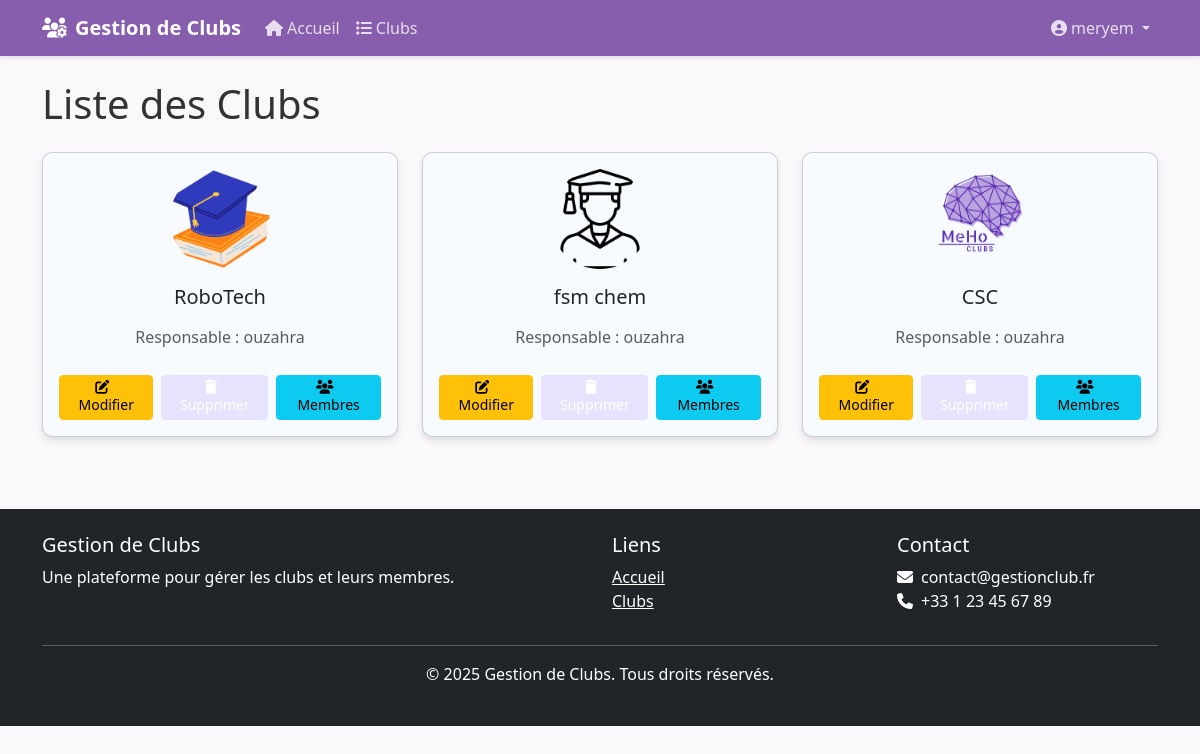
Page /clubs/liste/ (signed in) on the committed database.
### utilisateurs/models.py (models this page shows, shortened)
class Utilisateur(AbstractUser):
    ROLE_CHOICES = [
        ('etudiant', 'Étudiant'),
        ('responsable', 'Responsable de club'),
        ('admin', 'Administrateur'),
    ]
    email = models.EmailField(unique=True)
    role = models.CharField(max_length=20, choices=ROLE_CHOICES, default='etudiant')
    profile_picture = models.ImageField(upload_to='profile_pictures/', blank=True, null=True)
    bio = models.TextField(blank=True, null=True)
    is_admin = models.BooleanField(default=False)
    is_president = models.BooleanField(default=False)
    is_club_member = models.BooleanField(default=False)

class Club(models.Model):
    nom = models.CharField(max_length=100, unique=True)
    description = models.TextField(blank=True)
    logo = models.ImageField(upload_to='clubs_logos/', blank=True, null=True)
    responsable = models.ForeignKey(Utilisateur, on_delete=models.SET_NULL, null=True, related_name='clubs_responsable')
    date_creation = models.DateTimeField(auto_now_add=True)
    membres = models.ManyToManyField(Utilisateur, related_name='clubs_membres')  # Reverse relation should be 'clubs_membres'
    is_active = models.BooleanField(default=False)

### clubs/views.py (the view)
# urls.py: path('clubs/liste/', views.liste_clubs, name='liste_clubs'),
@login_required
def liste_clubs(request):
    if request.user.role not in ['responsable', 'admin']:
        messages.error(request, "Vous n'avez pas accès à cette page.")
        return redirect('accueil')
    if request.user.role == 'responsable':
        clubs = Club.objects.filter(responsable=request.user)
    else:  # rôle 'gerant'
        clubs = Club.objects.all()
    return render(request, 'clubs/liste_clubs.html', {'clubs': clubs})

### templates/clubs/liste_clubs.html (shortened to what this page needs)
{% extends 'base.html' %}
{% load static %}
{% block content %}
<div class="fade-in">
<h1 class="mb-4">Liste des Clubs</h1>
{% if clubs %}
<div class="row">
    {% for club in clubs %}
    <div class="col-md-4 mb-4">
        <div class="card fade-in">
            <div class="card-body text-center">
                {% if club.logo %}
                <img src="{{ club.logo.url }}" alt="{{ club.nom }}" class="club-logo mb-3">
                {% else %}
                <div class="bg-secondary text-white rounded-circle d-flex align-items-center justify-content-center mx-auto mb-3" style="width: 100px; height: 100px;">
                    <i class="fas fa-users fa-3x"></i>
                </div>
                {% endif %}
                <h5 class="card-title">{{ club.nom }}</h5>
                <p class="card-text text-muted">Responsable : {{ club.responsable.username }}</p>
                <div class="d-flex justify-content-center gap-2">
                    <a href="{% url 'clubs:modifier_club' club.id %}" class="btn btn-warning btn-sm">
                        <i class="fas fa-edit me-2"></i>Modifier
                    </a>
                    <a href="{% url 'clubs:supprimer_club' club.id %}" class="btn btn-danger btn-sm">
                        <i class="fas fa-trash me-2"></i>Supprimer
                    </a>
                    <a href="{% url 'clubs:consulter_membres' club.id %}" class="btn btn-info btn-sm">
                        <i class="fas fa-users me-2"></i>Membres
                    </a>
                </div>
            </div>
        </div>
    </div>
    {% endfor %}
</div>
{% else %}
<div class="alert alert-info fade-in" role="alert">
    <i class="fas fa-info-circle me-2"></i>Aucun club pour le moment.
</div>
{% endif %}
</div>
{% endblock %}

### templates/base.html (shortened to what this page needs)
{%load static%}
<!DOCTYPE html>
<html lang="en">
<head>
    <link href="https://cdn.jsdelivr.net/npm/bootstrap@5.3.0/dist/css/bootstrap.min.css" rel="stylesheet">
    <link href="https://cdn.jsdelivr.net/npm/bootstrap-icons@1.11.1/font/bootstrap-icons.css" rel="stylesheet">
    <link rel="stylesheet" href="https://cdnjs.cloudflare.com/ajax/libs/font-awesome/6.4.0/css/all.min.css">
</head>
<body>
        <nav class="navbar navbar-expand-lg navbar-dark mb-4">
            <div class="container">
                <a class="navbar-brand" href="{% url 'accueil' %}">
                    <i class="fas fa-users-gear me-2"></i>Gestion de Clubs
                </a>
                <div class="collapse navbar-collapse" id="navbarNav">
                    <ul class="navbar-nav me-auto">
                        <li class="nav-item">
                            <a class="nav-link" >
                                <i class="fas fa-home me-1"></i>Accueil
                            </a>
                        </li>
                        <li class="nav-item">
                            <a class="nav-link" >
                                <i class="fas fa-list me-1"></i>Clubs
                            </a>
                        </li>
                    </ul>
                    <ul class="navbar-nav">
                        {% if user.is_authenticated %}
                        <li class="nav-item dropdown">
                            <a class="nav-link dropdown-toggle" href="#" id="navbarDropdown" role="button" data-bs-toggle="dropdown">
                                <i class="fas fa-user-circle me-1"></i>{{ user.username }}
                            </a>
                        </li>
                        {% endif %}
                    </ul>
                </div>
            </div>
        </nav>
        <div class="container mb-4">
            {% block content %}{% endblock %}
        </div>
        <footer class="bg-dark text-white py-4 mt-5">
            <div class="container">
                <div class="row">
                    <div class="col-md-6">
                        <h5>Gestion de Clubs</h5>
                        <p>Une plateforme pour gérer les clubs et leurs membres.</p>
                    </div>
                    <div class="col-md-3">
                        <h5>Liens</h5>
                        <ul class="list-unstyled">
                            <li><a href="{% url 'accueil' %}" class="text-white">Accueil</a></li>
                            <li><a  class="text-white">Clubs</a></li>
                        </ul>
                    </div>
                    <div class="col-md-3">
                        <h5>Contact</h5>
                        <ul class="list-unstyled">
                            <li><i class="fas fa-envelope me-2"></i>contact@gestionclub.fr</li>
                            <li><i class="fas fa-phone me-2"></i>+33 1 23 45 67 89</li>
                        </ul>
                    </div>
                </div>
                <hr>
                <div class="text-center">
                    <p>&copy; {% now "Y" %} Gestion de Clubs. Tous droits réservés.</p>
                </div>
            </div>
        </footer>
</body>
</html>

### templates/base.html (style rules this page uses)
body { font-family: 'Segoe UI', Tahoma, Geneva, Verdana, sans-serif; background-color: rgb(251, 248, 252); color: #333; }
.navbar { background-color:rgb(135, 93, 174); box-shadow: 0 2px 4px rgba(0, 0, 0, 0.1); }
.navbar-brand { font-weight: bold; color: white !important; }
.nav-link { color: rgba(255, 255, 255, 0.8) !important; transition: color 0.3s; }
.btn-danger { background-color: #e7e3ff; border-color: #e7e3ff; }
.card { border-radius: 10px; box-shadow: 0 4px 6px rgba(0, 0, 0, 0.1); transition: transform 0.3s, box-shadow 0.3s; background-color: #f7fafe; }
.btn { margin-top: 10px; }
.club-logo { width: 100px; height: 100px; object-fit: cover; border-radius: 50%; border: 3px solid var(--light-color); }
.fade-in { animation: fadeIn 0.5s; }

### rows in the picture
Utilisateur: username "meryem"
Club: logo (picture), nom "RoboTech", responsable.username "ouzahra"
Club: logo (picture), nom "fsm chem", responsable.username "ouzahra"
Club: logo (picture), nom "CSC", responsable.username "ouzahra"
